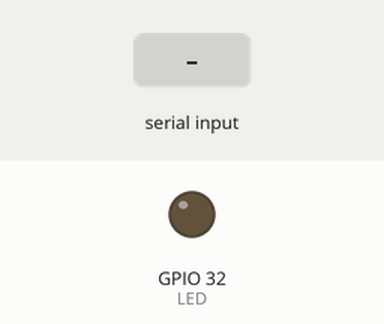
The sketch below on a simulated ESP32. Parts: output pins drawn as LEDs (lit = HIGH). Inputs (shaded band) come from the test bench. Nothing arrives over Bluetooth unless stated; what the sketch prints to the serial monitor is not drawn.

Above: at 1.2 s.
1.3 s: "1" received over the second serial link
At 2.5 s:
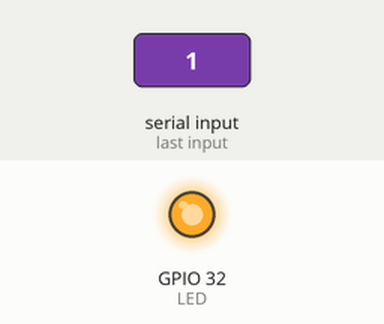
2.8 s: "0" received over the second serial link
At 3.8 s:
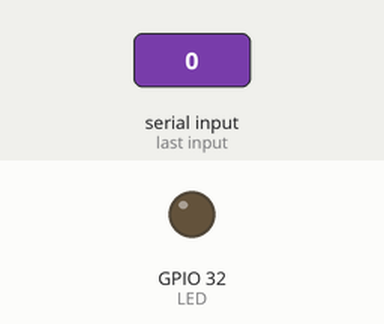
Timing chart, 0 to 5.8 s (numbered marks = the images above; inputs shaded):
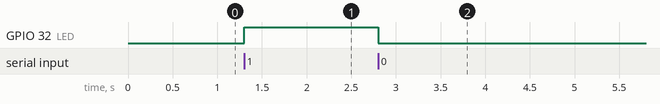

The sketch:

A2.2_Enlace_BT_Esp32.ino
```cpp
#include "BluetoothSerial.h"

// Verifica que el Bluetooth esté habilitado en la placa
#if !defined(CONFIG_BT_ENABLED) || !defined(CONFIG_BLUEDROID_ENABLED)
#error "Bluetooth no está habilitado. Revisa que sea un ESP32 original."
#endif

BluetoothSerial SerialBT;

const int LED = 32;  // Cambia a 4 si usas LED externo

void setup() {
  Serial.begin(115200);
  pinMode(LED, OUTPUT);

  SerialBT.begin("ESP32_Carrito");  // Nombre con el que aparecerá
  Serial.println("Listo. Busca 'ESP32_Carrito' en Bluetooth.");
}

void loop() {
  if (SerialBT.available()) {
    char comando = SerialBT.read();

    if (comando == '1') {
      digitalWrite(LED, HIGH);
      SerialBT.println("LED encendido");
    }
    else if (comando == '0') {
      digitalWrite(LED, LOW);
      SerialBT.println("LED apagado");
    }
  }
}
```

Measured:
- after the input at 1.3 s, GPIO 32 (LED): LOW → HIGH at once
- after the input at 2.8 s, GPIO 32 (LED): HIGH → LOW at once
